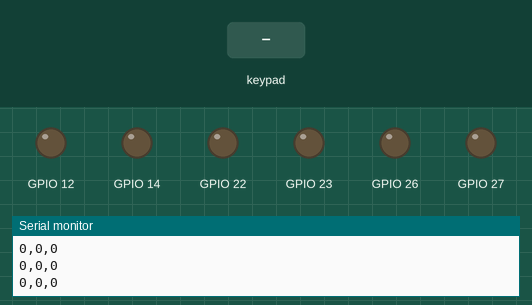
Simulated run of this program. Board: ESP32. On the bench: output pins drawn as LEDs (lit = HIGH), the last lines printed to the serial monitor. The test bench sets the inputs (shaded band). Nothing arrives over Bluetooth unless stated.

Above: at 1.2 s.
1.3 s: key 'U' pressed
At 1.54 s:
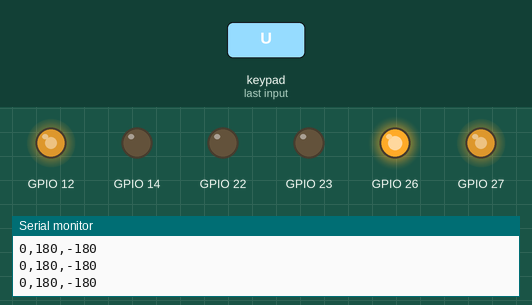
3.2 s: key 'D' pressed
At 3.44 s:
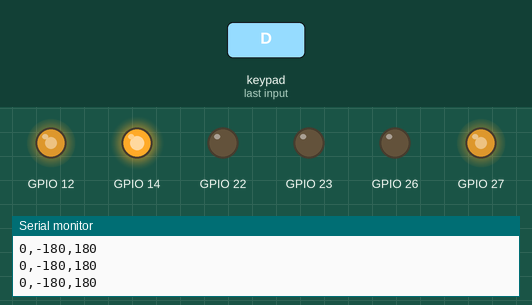
5.1 s: key 'L' pressed
At 5.34 s:
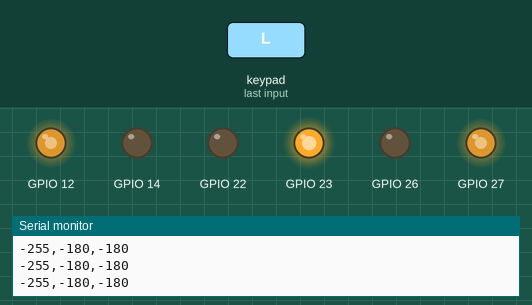
7.0 s: key 'R' pressed
At 7.24 s:
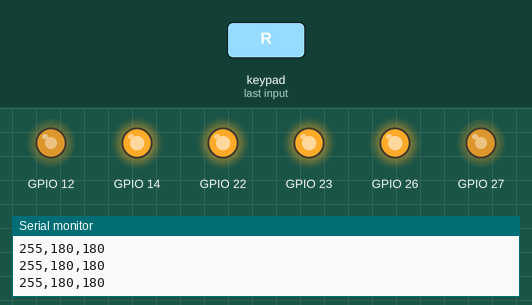
Timing chart, 0 to 9.9 s (numbered marks = the images above; inputs shaded):
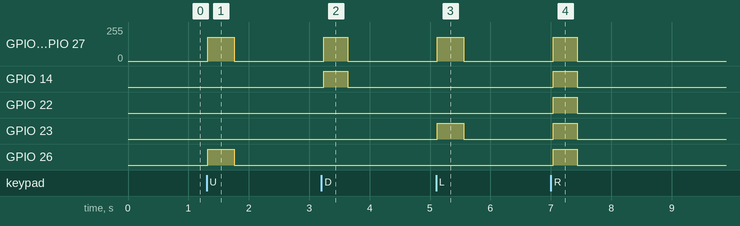

Measured:
- after the input at 1.3 s, GPIO 12, GPIO 27: 0/255 → 179/255 at once, → 0/255 0.44 s later; GPIO 26: LOW → HIGH at once, → LOW 0.44 s later
- after the input at 3.2 s, GPIO 12, GPIO 27: 0/255 → 179/255 at once, → 0/255 0.40 s later; GPIO 14: LOW → HIGH at once, → LOW 0.40 s later
- after the input at 5.1 s, GPIO 12, GPIO 27: 0/255 → 179/255 at once, → 0/255 0.44 s later; GPIO 23: LOW → HIGH at once, → LOW 0.44 s later
- after the input at 7.0 s, GPIO 12, GPIO 27: 0/255 → 179/255 at once, → 0/255 0.40 s later; GPIO 14, GPIO 22, GPIO 23, GPIO 26: LOW → HIGH at once, → LOW 0.40 s later

The program:

main.cpp
```cpp
#include <PS4Controller.h>
#include <Arduino.h>

unsigned long lastTimeStamp = 0;

#define PI 3.1415926536
int rightwheel[2]={12,14},leftwheel[2]={27,26},output[3],front[2]={23,22};
int rawvalx,rawvaly;


void out(int rawval, int pin[2]){
  int x;
  x=pin[0]==12?0:(pin[0]==27?1:2);
  if(rawval>0){
    digitalWrite(pin[1],1);
    ledcWrite(x,rawval);
  }
  else{
    digitalWrite(pin[1],0);
    ledcWrite(x,-rawval);
  }

}
void differential(int x,int y,int output[]){
  float z = sqrt(x * x + y * y);
  float rad = atan2(y,x);
  float angle = rad * 180 /PI;
  //Serial.print("angle:");Serial.println(angle);

    if(angle>90)
    {
      angle = 450 - angle;
    }
    else
    {
      angle = 90 - angle;
    }

    angle = (angle*PI)/180.0; //degrees to radians
    float wheel_angles[3]={(90 * PI) / 180.0, (225 * PI) /180.0, (315 * PI) /180.0};

    for(int i=0; i < 3;i++){
         float wv = z*sin(angle)*sin(wheel_angles[i])+z*cos(angle)*cos(wheel_angles[i]);
         output[i] = wv;
    }
    output[1]=-output[1];
    output[2]=-output[2];
}


void notify()
{
  if (millis() - lastTimeStamp > 20)
  {
    rawvalx=PS4.LStickX()*2;
    rawvaly=PS4.LStickY()*2;


    if(PS4.Down()){
      rawvalx=0;
      rawvaly=-255;
    }
    if(PS4.Up()){
      rawvalx=0;
      rawvaly=255;
    }
      if(PS4.Left()){
      rawvalx=-255;
      rawvaly=0;
    }
      if(PS4.Right()){
      rawvalx=255;
      rawvaly=0;
    }


  //Only needed to print the message properly on serial monitor. Else we dont need it.

    differential(rawvalx,rawvaly,output);
    output[0]=output[0]>255?0:output[0];
    if(PS4.L1()){
      output[0]=255;
      output[1]=-255;
      output[2]=-255;
    }
    if(PS4.R1()){
      output[0]=-255;
      output[1]=255;
      output[2]=255;
    }
    out(output[0],front);
    out(output[1],leftwheel);
    out(output[2],rightwheel);
    Serial.print(output[0]);Serial.print(",");Serial.print(output[1]);Serial.print(",");Serial.println(output[2]);
    lastTimeStamp = millis();
  }


}

void onConnect()
{
  Serial.println("Connected!.");
}

void onDisConnect()
{
  Serial.println("Disconnected!.");
}

const int freq = 5000;
const int resolution = 8;

void setup()
{
  Serial.begin(115200);
  ledcSetup(0, freq, resolution);
  ledcSetup(1, freq, resolution);
  ledcSetup(2, freq, resolution);
  ledcAttachPin(12, 0);
  pinMode(14,OUTPUT);
  ledcAttachPin(27, 1);
  pinMode(26,OUTPUT);
  ledcAttachPin(23, 2);
  pinMode(22,OUTPUT);

  PS4.attachOnConnect(onConnect);
  PS4.attachOnDisconnect(onDisConnect);
  PS4.begin();
  PS4.attach(notify);
  Serial.println("Ready.");
}

void loop()
{

}
```
